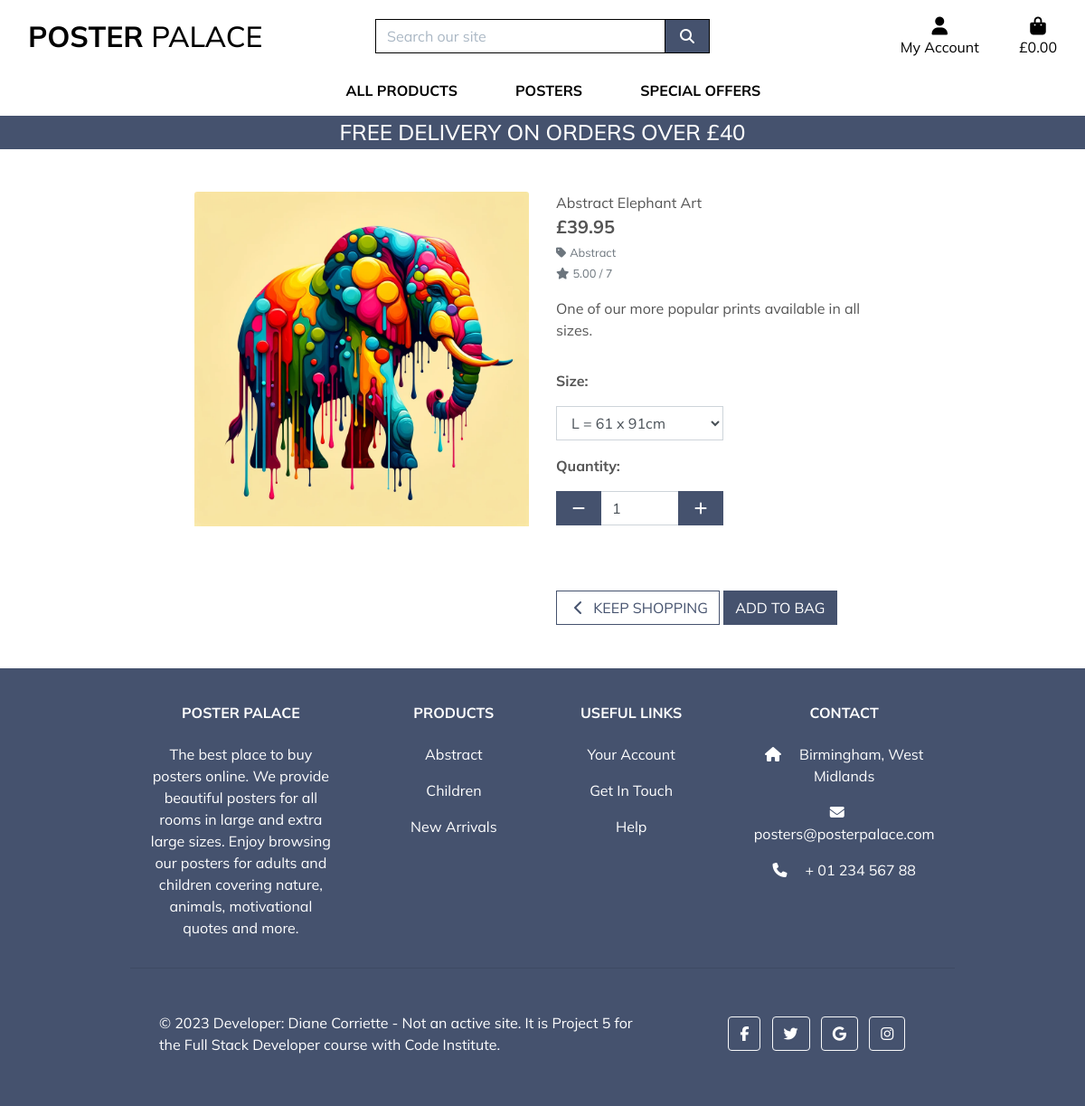
The page /products/9/ on the database its author committed.
### products/models.py (models this page shows, shortened)
class Product(models.Model):
    sku = models.CharField(max_length=15,
                           default=get_random_string,
                           null=True, blank=True)
    name = models.CharField(max_length=200)
    slug = models.SlugField(max_length=200, unique=True)
    image = models.ImageField(null=True, blank=True)
    description = models.TextField(blank=True)
    sizes = models.BooleanField(default=False, null=True, blank=True)
    price = models.DecimalField(default=9.95, max_digits=8, decimal_places=2)
    category = models.ForeignKey('Category', null=True,
                                 blank=True, on_delete=models.SET_NULL)
    available = models.BooleanField(default=True)
    rating = models.DecimalField(max_digits=7, decimal_places=2,
                                 null=True, blank=True)
    created = models.DateTimeField(auto_now_add=True)
    updated = models.DateTimeField(auto_now=True)

class Category(models.Model):
    name = models.CharField(max_length=200)
    slug = models.SlugField(max_length=200,
                            unique=True, null=True, blank=True)
    friendly_name = models.CharField(max_length=200, null=True, blank=True)
    class Meta:
        ordering = ['name']
        verbose_name = 'category'
        verbose_name_plural = 'categories'

### products/views.py (the view)
# urls.py: path('<int:product_id>/', views.product_detail, name='product_detail'),
def product_detail(request, product_id):
    product = get_object_or_404(Product, pk=product_id)
    context = {
        'product': product,
    }
    return render(request, 'products/product_detail.html', context)

### bag/contexts.py (called while the page is built, shortened)
def bag_contents(request):
    bag_items = []
    total = 0
    product_count = 0
    bag = request.session.get('bag', {})
    if total < settings.FREE_DELIVERY_THRESHOLD:
        delivery = total * Decimal(settings.STANDARD_DELIVERY_PERCENTAGE / 100)
        free_delivery_delta = settings.FREE_DELIVERY_THRESHOLD - total
    else:
        delivery = 0
        free_delivery_delta = 0
    grand_total = delivery + total
    context = {
        'bag_items': bag_items,
        'total': total,
        'product_count': product_count,
        'delivery': delivery,
        'free_delivery_delta': free_delivery_delta,
        'free_delivery_threshold': settings.FREE_DELIVERY_THRESHOLD,
        'grand_total': grand_total,
    }
    return context

### products/templates/products/product_detail.html (shortened to what this page needs)
{% extends "base.html" %}
{% load static %}
{% block page_header %}
    <div class="container header-container">
    </div>
{% endblock %}
{% block content %}
    <div class="overlay"></div>
    <div class="container-fluid">
        <div class="row">
            <div class="col-12 col-md-6 col-lg-4 offset-lg-2">
                <div class="image-container my-5">
                    {% if product.image %}
                        <a href="{{ product.image.url }}" target="_blank">
                            <img class="card-img-top img-fluid" src="{{ product.image.url }}" alt="{{ product.name }}">
                        </a>
                        {% else %}
                        <a href="">
                            <img class="card-img-top img-fluid" src="{{ MEDIA_URL }}noimage.png" alt="{{ product.name }}">
                        </a>
                    {% endif %}
                </div>
            </div>
            <div class="col-12 col-md-6 col-lg-4">
                <div class="product-details-container mb-5 mt-md-5">
                    <p class="mb-0">{{ product.name }}</p>
                    <p class="lead mb-0 text-left font-weight-bold">&#163;{{ product.price }}</p>
                    {% if product.category %}
                    <p class="small mt-1 mb-0">
                        <a class="text-muted" href="{% url 'products' %}?category={{ product.category.name }}">
                            <i class="fas fa-tag mr-1"></i>{{ product.category.friendly_name }}
                        </a>
                    </p>
                    {% endif %}
                    {% if product.rating %}
                        <small class="text-muted"><i class="fas fa-star mr-1"></i>{{ product.rating }} / 7</small>
                    {% else %}
                        <small class="text-muted">No Rating</small>
                    {% endif %}
                    <p class="mt-3">{{ product.description }}</p>
                    <form class="form" action="{% url 'add_to_bag' product.id %}" method="POST">
                        <div class="form-row">
                            {% with product.sizes as s %}
                            {% if s %}
                                <div class="col-12">
                                    <p class="mt-3"><strong>Size:</strong></p>
                                    <select class="form-control rounded-0 w-50" name="product_size" id='id_product_size'>
                                        <option value="L">L = 61 x 91cm</option>
                                    </select>
                                </div>
                            {% endif %}
                            <div class="col-12">
                                <p class="mt-3"><strong>Quantity:</strong></p>
                                <div class="form-group w-50">
                                    <div class="input-group">
                                        <div class="input-group-prepend">
                                            <button class="decrement-qty btn btn-black rounded-0"
                                                data-item_id="{{ product.id }}" id="decrement-qty_{{ product.id }}">
                                                <span class="icon">
                                                    <i class="fas fa-minus"></i>
                                                </span>
                                            </button>
                                        </div>
                                        <input class="form-control qty_input" type="number"
                                            name="quantity" value="1" min="1" max="99"
                                            data-item_id="{{ product.id }}"
                                            id="id_qty_{{ product.id }}">
                                        <div class="input-group-append">
                                            <button class="increment-qty btn btn-black rounded-0"
                                                data-item_id="{{ product.id }}" id="increment-qty_{{ product.id }}">
                                                <span class="icon">
                                                    <i class="fas fa-plus"></i>
                                                </span>
                                            </button>
                                        </div>
                                    </div>
                                </div>
                            </div>
                            <div class="col{% if s %}-12 mt-2{% endif %}">
                                <a href="{% url 'products' %}" class="btn btn-outline-black rounded-0 mt-5">
                                    <span class="icon">
                                        <i class="fas fa-chevron-left"></i>
                                    </span>
                                    <span class="text-uppercase">Keep Shopping</span>
                                </a>
                                <input type="submit" class="btn btn-black rounded-0 text-uppercase mt-5" value="Add to Bag">
                            </div>
                            {% endwith %}
                        </div>
                    </form>
                </div>
            </div>
        </div>
    </div>
{% endblock %}

### static/css/style.css (style rules this page uses)
body { color: #555; font-family: 'Mulish', sans-serif; height: 100vh; }
.icon { align-items: center; display: inline-flex; justify-content: center; height: 1.5rem; width: 1.5rem; }
.btn-black { background: #45526e; color: white; }
.btn-outline-black { background: white; color: #45526e !important; border: 1px solid #45526e; }
.overlay { height: 100%; width: 100%; top: 0; left: 0; position: fixed; background: white; z-index: -1; }
@media (min-width: 1200px) { .container { max-width: 80%; } }
@media (min-width: 992px) { .header-container { padding-top: 164px; } }

### rows shown on the page
Product: image (picture), name "Abstract Elephant Art", price "39.95", category.friendly_name "Abstract", rating "5.00", description "One of our more popular prints available in all sizes."

### other values the page prints
{{ free_delivery_threshold }} "40"
